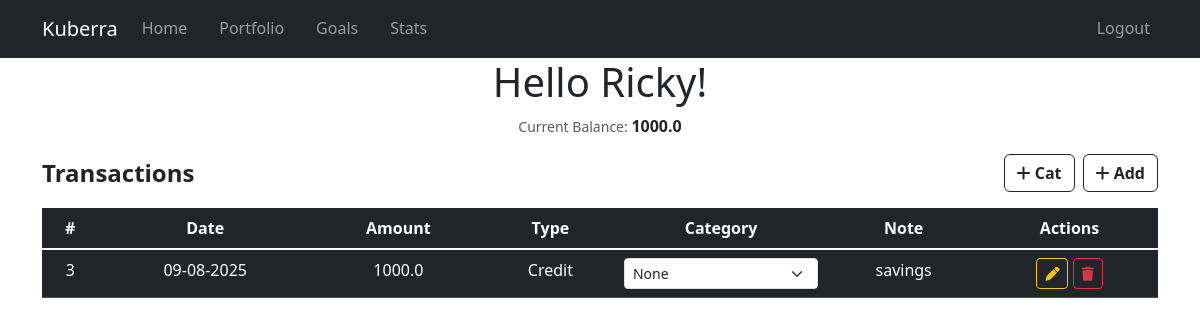
The app's page / (signed in) with its own data.
### website/models.py (models this page shows)
class User(db.Model, UserMixin):
    id = db.Column(db.Integer, primary_key=True)
    username = db.Column(db.String(150), unique=True, nullable=False)
    email = db.Column(db.String(150), unique=True, nullable=False)
    password = db.Column(db.String(150), nullable=False)
    date_created = db.Column(db.DateTime(timezone=True), server_default=func.now())
    transactions = db.relationship('Transaction', backref='owner', lazy=True)
    categories = db.relationship('Category', backref='owner', lazy=True)

class Transaction(db.Model):
    id = db.Column(db.Integer, primary_key=True)
    txn_date = db.Column(db.DateTime(timezone=True), server_default=func.now())
    amount = db.Column(db.Float, nullable=False)
    txn = db.Column(db.String(6), nullable=False, server_default='DEBIT')
    note = db.Column(db.String, nullable=True)
    category_id = db.Column(db.Integer, db.ForeignKey('category.id'), nullable=True)
    user_id = db.Column(db.Integer, db.ForeignKey('user.id', ondelete='CASCADE'), nullable=False)
    __table_args__ = (
        CheckConstraint("txn IN ('CREDIT', 'DEBIT')", name="check_txn_type"),
    )

class Category(db.Model):
    id = db.Column(db.Integer, primary_key=True)
    name = db.Column(db.String(100), nullable=False)
    user_id = db.Column(db.Integer, db.ForeignKey('user.id', ondelete='CASCADE'), nullable=False)
    transactions = db.relationship('Transaction', backref='category', lazy=True)

### website/views.py (the view, shortened to what this page needs)
@views.route('/', methods=['GET', 'POST'])
@login_required
def home():
    transactions = Transaction.query.filter_by(user_id=current_user.id).order_by(Transaction.txn_date.desc()).all()
    balance = sum(
        t.amount if t.txn == "CREDIT" else -t.amount
        for t in transactions
    )
    categories = Category.query.filter_by(user_id=current_user.id).all()
    return render_template(
        'home.html',
        transaction=transactions,
        current_date=date.today().isoformat(),
        categories=categories,
        balance=balance,
        user=current_user
    )

### website/__init__.py (called while the page is built)
def create_app():
    app = Flask(__name__)
    app.config['SECRET_KEY'] = 'duckthisshitimout'
    app.config['SQLALCHEMY_DATABASE_URI'] = f'sqlite:///{NAME}'
    db.init_app(app)
    from .views import views
    from .auth import auth
    app.register_blueprint(views, url_prefix='/')
    app.register_blueprint(auth, url_prefix='/')
    from .models import User, Category, Transaction
    create_db(app)
    manager = LoginManager()
    manager.login_view = 'auth.login'
    manager.init_app(app)
    @manager.user_loader
    def load_user(user_id):
        return User.query.get(int(user_id))
    return app

### website/templates/home.html (shortened to what this page needs)
{% extends "base.html" %}
{% block content %}
    <h1 align="center">Hello {{ current_user.username.capitalize() }}!</h1>
    <p align="center"><small class="text-body-secondary">Current Balance: </small><b>{{ balance }}</b></p>
    <div class="d-flex justify-content-between align-items-center mb-3">
                <h4 class="mb-0"><b>Transactions</b></h4>
            <div class="d-flex gap-2">
                <button type="button" class="btn btn-outline-dark fw-bold" data-bs-toggle="modal" data-bs-target="#categoryModal">
                    <i class="fa-solid fa-plus"></i> Cat
                </button>
                <button type="button" class="btn btn-outline-dark fw-bold" data-bs-toggle="modal" data-bs-target="#addForm">
                    <i class="fa-solid fa-plus"></i> Add
                </button>
            </div>
    </div>
    <table class="table table-hover table-dark">
        <thead align="center" class="table-dark text-center">
        <tr>
            <th scope="col">#</th>
            <th scope="col">Date</th>
            <th scope="col">Amount</th>
            <th scope="col">Type</th>
            <th scope="col">Category</th>
            <th scope="col">Note</th>
            <th scope="col">Actions</th>
        </tr>
        </thead>
        <tbody class="table-group-divider" align="center">
        {% for t in transaction %}
        <tr>
            <td>{{ t.id }}</td>
            <td>{{ t.txn_date.strftime('%d-%m-%Y') if t.txn_date else '' }}</td>
            <td>{{ t.amount }}</td>
            <td>{{ t.txn.capitalize() }}</td>
            <td>
                <form method="POST" action="{{ url_for('views.home') }}">
                    <select name="category_id" class="form-select form-select-sm" onchange="this.form.submit()">
                        {% for c in categories %}
                            <option value="{{ c.id }}" {% if t.category_id == c.id %}selected{% endif %}>
                                {{ c.name.capitalize() }}
                            </option>
                        {% endfor %}
                    </select>
                </form>
            </td>
            <td class="text-truncate" style="max-width: 300px;">{{ t.note }}</td>
            <td>
                <a href="#"
                class="btn btn-outline-warning btn-sm edit-transaction-btn"
                data-id="{{ t.id }}"
                data-date="{{ t.txn_date.strftime('%Y-%m-%d') }}"
                data-txn="{{ t.txn }}"
                data-amount="{{ t.amount }}"
                data-category-id="{{ t.category_id }}"
                data-note="{{ t.note }}">
                <i class="fa-solid fa-pen"></i>
                </a>
                <a href="/delete/{{ t.id }}"
                class="btn btn-outline-danger btn-sm">
                <i class="fa-solid fa-trash"></i>
                </a>
            </td>
        </tr>
        {% endfor %}
        </tbody>
    </table>
{% endblock %}

### records on screen
User: username "Ricky"
Transaction: id "3", txn_date "09-08-2025", amount "1000.0", txn "Credit", category_id "None", note "savings"

### other values on screen
{{ balance }} "1000.0"
